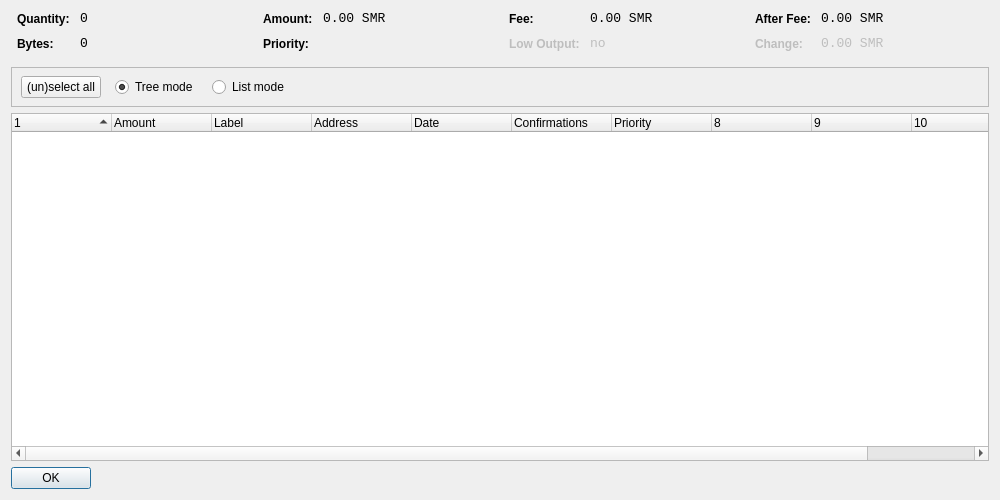
<?xml version="1.0" encoding="UTF-8"?>
<ui version="4.0">
 <class>CoinControlDialog</class>
 <widget class="QDialog" name="CoinControlDialog">
  <property name="geometry">
   <rect>
    <x>0</x>
    <y>0</y>
    <width>1000</width>
    <height>500</height>
   </rect>
  </property>
  <property name="windowTitle">
   <string>Coin Control</string>
  </property>
  <property name="styleSheet">
   <string notr="true">background-image: url(:/images/gr);</string>
  </property>
  <layout class="QVBoxLayout" name="verticalLayout">
   <item>
    <layout class="QHBoxLayout" name="horizontalLayoutTop" stretch="0,0,0,0">
     <property name="topMargin">
      <number>0</number>
     </property>
     <property name="bottomMargin">
      <number>10</number>
     </property>
     <item>
      <layout class="QFormLayout" name="formLayoutCoinControl1">
       <property name="horizontalSpacing">
        <number>10</number>
       </property>
       <property name="verticalSpacing">
        <number>10</number>
       </property>
       <property name="leftMargin">
        <number>6</number>
       </property>
       <property name="rightMargin">
        <number>6</number>
       </property>
       <item row="0" column="0">
        <widget class="QLabel" name="labelCoinControlQuantityText">
         <property name="styleSheet">
          <string notr="true">font-weight:bold;</string>
         </property>
         <property name="text">
          <string>Quantity:</string>
         </property>
        </widget>
       </item>
       <item row="0" column="1">
        <widget class="QLabel" name="labelCoinControlQuantity">
         <property name="font">
          <font>
           <family>Monospace</family>
           <pointsize>10</pointsize>
          </font>
         </property>
         <property name="cursor">
          <cursorShape>IBeamCursor</cursorShape>
         </property>
         <property name="contextMenuPolicy">
          <enum>Qt::ActionsContextMenu</enum>
         </property>
         <property name="text">
          <string notr="true">0</string>
         </property>
         <property name="textInteractionFlags">
          <set>Qt::LinksAccessibleByMouse|Qt::TextSelectableByKeyboard|Qt::TextSelectableByMouse</set>
         </property>
        </widget>
       </item>
       <item row="1" column="0">
        <widget class="QLabel" name="labelCoinControlBytesText">
         <property name="styleSheet">
          <string notr="true">font-weight:bold;</string>
         </property>
         <property name="text">
          <string>Bytes:</string>
         </property>
        </widget>
       </item>
       <item row="1" column="1">
        <widget class="QLabel" name="labelCoinControlBytes">
         <property name="font">
          <font>
           <family>Monospace</family>
           <pointsize>10</pointsize>
          </font>
         </property>
         <property name="cursor">
          <cursorShape>IBeamCursor</cursorShape>
         </property>
         <property name="contextMenuPolicy">
          <enum>Qt::ActionsContextMenu</enum>
         </property>
         <property name="text">
          <string notr="true">0</string>
         </property>
         <property name="textInteractionFlags">
          <set>Qt::LinksAccessibleByMouse|Qt::TextSelectableByKeyboard|Qt::TextSelectableByMouse</set>
         </property>
        </widget>
       </item>
      </layout>
     </item>
     <item>
      <layout class="QFormLayout" name="formLayoutCoinControl2">
       <property name="horizontalSpacing">
        <number>10</number>
       </property>
       <property name="verticalSpacing">
        <number>10</number>
       </property>
       <property name="leftMargin">
        <number>6</number>
       </property>
       <property name="rightMargin">
        <number>6</number>
       </property>
       <item row="0" column="0">
        <widget class="QLabel" name="labelCoinControlAmountText">
         <property name="styleSheet">
          <string notr="true">font-weight:bold;</string>
         </property>
         <property name="text">
          <string>Amount:</string>
         </property>
        </widget>
       </item>
       <item row="0" column="1">
        <widget class="QLabel" name="labelCoinControlAmount">
         <property name="font">
          <font>
           <family>Monospace</family>
           <pointsize>10</pointsize>
          </font>
         </property>
         <property name="cursor">
          <cursorShape>IBeamCursor</cursorShape>
         </property>
         <property name="contextMenuPolicy">
          <enum>Qt::ActionsContextMenu</enum>
         </property>
         <property name="text">
          <string notr="true">0.00 SMR</string>
         </property>
         <property name="textInteractionFlags">
          <set>Qt::LinksAccessibleByMouse|Qt::TextSelectableByKeyboard|Qt::TextSelectableByMouse</set>
         </property>
        </widget>
       </item>
       <item row="1" column="0">
        <widget class="QLabel" name="labelCoinControlPriorityText">
         <property name="styleSheet">
          <string notr="true">font-weight:bold;</string>
         </property>
         <property name="text">
          <string>Priority:</string>
         </property>
        </widget>
       </item>
       <item row="1" column="1">
        <widget class="QLabel" name="labelCoinControlPriority">
         <property name="font">
          <font>
           <family>Monospace</family>
           <pointsize>10</pointsize>
          </font>
         </property>
         <property name="cursor">
          <cursorShape>IBeamCursor</cursorShape>
         </property>
         <property name="contextMenuPolicy">
          <enum>Qt::ActionsContextMenu</enum>
         </property>
         <property name="text">
          <string/>
         </property>
         <property name="textInteractionFlags">
          <set>Qt::LinksAccessibleByMouse|Qt::TextSelectableByKeyboard|Qt::TextSelectableByMouse</set>
         </property>
        </widget>
       </item>
      </layout>
     </item>
     <item>
      <layout class="QFormLayout" name="formLayoutCoinControl3">
       <property name="horizontalSpacing">
        <number>10</number>
       </property>
       <property name="verticalSpacing">
        <number>10</number>
       </property>
       <property name="leftMargin">
        <number>6</number>
       </property>
       <property name="rightMargin">
        <number>6</number>
       </property>
       <item row="0" column="0">
        <widget class="QLabel" name="labelCoinControlFeeText">
         <property name="styleSheet">
          <string notr="true">font-weight:bold;</string>
         </property>
         <property name="text">
          <string>Fee:</string>
         </property>
        </widget>
       </item>
       <item row="0" column="1">
        <widget class="QLabel" name="labelCoinControlFee">
         <property name="font">
          <font>
           <family>Monospace</family>
           <pointsize>10</pointsize>
          </font>
         </property>
         <property name="cursor">
          <cursorShape>IBeamCursor</cursorShape>
         </property>
         <property name="contextMenuPolicy">
          <enum>Qt::ActionsContextMenu</enum>
         </property>
         <property name="text">
          <string notr="true">0.00 SMR</string>
         </property>
         <property name="textInteractionFlags">
          <set>Qt::LinksAccessibleByMouse|Qt::TextSelectableByKeyboard|Qt::TextSelectableByMouse</set>
         </property>
        </widget>
       </item>
       <item row="1" column="0">
        <widget class="QLabel" name="labelCoinControlLowOutputText">
         <property name="enabled">
          <bool>false</bool>
         </property>
         <property name="styleSheet">
          <string notr="true">font-weight:bold;</string>
         </property>
         <property name="text">
          <string>Low Output:</string>
         </property>
        </widget>
       </item>
       <item row="1" column="1">
        <widget class="QLabel" name="labelCoinControlLowOutput">
         <property name="enabled">
          <bool>false</bool>
         </property>
         <property name="font">
          <font>
           <family>Monospace</family>
           <pointsize>10</pointsize>
          </font>
         </property>
         <property name="cursor">
          <cursorShape>IBeamCursor</cursorShape>
         </property>
         <property name="contextMenuPolicy">
          <enum>Qt::ActionsContextMenu</enum>
         </property>
         <property name="text">
          <string notr="true">no</string>
         </property>
         <property name="textInteractionFlags">
          <set>Qt::LinksAccessibleByMouse|Qt::TextSelectableByKeyboard|Qt::TextSelectableByMouse</set>
         </property>
        </widget>
       </item>
      </layout>
     </item>
     <item>
      <layout class="QFormLayout" name="formLayoutCoinControl4">
       <property name="horizontalSpacing">
        <number>10</number>
       </property>
       <property name="verticalSpacing">
        <number>10</number>
       </property>
       <property name="leftMargin">
        <number>6</number>
       </property>
       <property name="rightMargin">
        <number>6</number>
       </property>
       <item row="0" column="0">
        <widget class="QLabel" name="labelCoinControlAfterFeeText">
         <property name="styleSheet">
          <string notr="true">font-weight:bold;</string>
         </property>
         <property name="text">
          <string>After Fee:</string>
         </property>
        </widget>
       </item>
       <item row="0" column="1">
        <widget class="QLabel" name="labelCoinControlAfterFee">
         <property name="font">
          <font>
           <family>Monospace</family>
           <pointsize>10</pointsize>
          </font>
         </property>
         <property name="cursor">
          <cursorShape>IBeamCursor</cursorShape>
         </property>
         <property name="contextMenuPolicy">
          <enum>Qt::ActionsContextMenu</enum>
         </property>
         <property name="text">
          <string notr="true">0.00 SMR</string>
         </property>
         <property name="textInteractionFlags">
          <set>Qt::LinksAccessibleByMouse|Qt::TextSelectableByKeyboard|Qt::TextSelectableByMouse</set>
         </property>
        </widget>
       </item>
       <item row="1" column="0">
        <widget class="QLabel" name="labelCoinControlChangeText">
         <property name="enabled">
          <bool>false</bool>
         </property>
         <property name="styleSheet">
          <string notr="true">font-weight:bold;</string>
         </property>
         <property name="text">
          <string>Change:</string>
         </property>
        </widget>
       </item>
       <item row="1" column="1">
        <widget class="QLabel" name="labelCoinControlChange">
         <property name="enabled">
          <bool>false</bool>
         </property>
         <property name="font">
          <font>
           <family>Monospace</family>
           <pointsize>10</pointsize>
          </font>
         </property>
         <property name="cursor">
          <cursorShape>IBeamCursor</cursorShape>
         </property>
         <property name="contextMenuPolicy">
          <enum>Qt::ActionsContextMenu</enum>
         </property>
         <property name="text">
          <string notr="true">0.00 SMR</string>
         </property>
         <property name="textInteractionFlags">
          <set>Qt::LinksAccessibleByMouse|Qt::TextSelectableByKeyboard|Qt::TextSelectableByMouse</set>
         </property>
        </widget>
       </item>
      </layout>
     </item>
    </layout>
   </item>
   <item>
    <widget class="QFrame" name="frame">
     <property name="minimumSize">
      <size>
       <width>0</width>
       <height>40</height>
      </size>
     </property>
     <property name="frameShape">
      <enum>QFrame::StyledPanel</enum>
     </property>
     <property name="frameShadow">
      <enum>QFrame::Sunken</enum>
     </property>
     <widget class="QWidget" name="horizontalLayoutWidget">
      <property name="geometry">
       <rect>
        <x>10</x>
        <y>0</y>
        <width>781</width>
        <height>41</height>
       </rect>
      </property>
      <layout class="QHBoxLayout" name="horizontalLayoutPanel" stretch="0,0,0,0">
       <property name="spacing">
        <number>14</number>
       </property>
       <item>
        <widget class="QPushButton" name="pushButtonSelectAll">
         <property name="sizePolicy">
          <sizepolicy hsizetype="Maximum" vsizetype="Fixed">
           <horstretch>0</horstretch>
           <verstretch>0</verstretch>
          </sizepolicy>
         </property>
         <property name="text">
          <string>(un)select all</string>
         </property>
        </widget>
       </item>
       <item>
        <widget class="QRadioButton" name="radioTreeMode">
         <property name="sizePolicy">
          <sizepolicy hsizetype="Maximum" vsizetype="Fixed">
           <horstretch>0</horstretch>
           <verstretch>0</verstretch>
          </sizepolicy>
         </property>
         <property name="text">
          <string>Tree mode</string>
         </property>
         <property name="checked">
          <bool>true</bool>
         </property>
        </widget>
       </item>
       <item>
        <widget class="QRadioButton" name="radioListMode">
         <property name="sizePolicy">
          <sizepolicy hsizetype="Maximum" vsizetype="Fixed">
           <horstretch>0</horstretch>
           <verstretch>0</verstretch>
          </sizepolicy>
         </property>
         <property name="text">
          <string>List mode</string>
         </property>
        </widget>
       </item>
       <item>
        <spacer name="horizontalSpacer">
         <property name="orientation">
          <enum>Qt::Horizontal</enum>
         </property>
         <property name="sizeHint" stdset="0">
          <size>
           <width>40</width>
           <height>20</height>
          </size>
         </property>
        </spacer>
       </item>
      </layout>
     </widget>
    </widget>
   </item>
   <item>
    <widget class="CoinControlTreeWidget" name="treeWidget">
     <property name="contextMenuPolicy">
      <enum>Qt::CustomContextMenu</enum>
     </property>
     <property name="sortingEnabled">
      <bool>false</bool>
     </property>
     <property name="columnCount">
      <number>11</number>
     </property>
     <attribute name="headerShowSortIndicator" stdset="0">
      <bool>true</bool>
     </attribute>
     <attribute name="headerStretchLastSection">
      <bool>false</bool>
     </attribute>
     <column>
      <property name="text">
       <string/>
      </property>
     </column>
     <column>
      <property name="text">
       <string>Amount</string>
      </property>
     </column>
     <column>
      <property name="text">
       <string>Label</string>
      </property>
     </column>
     <column>
      <property name="text">
       <string>Address</string>
      </property>
     </column>
     <column>
      <property name="text">
       <string>Date</string>
      </property>
     </column>
     <column>
      <property name="text">
       <string>Confirmations</string>
      </property>
      <property name="toolTip">
       <string>Confirmed</string>
      </property>
     </column>
     <column>
      <property name="text">
       <string>Priority</string>
      </property>
     </column>
     <column>
      <property name="text">
       <string/>
      </property>
     </column>
     <column>
      <property name="text">
       <string/>
      </property>
     </column>
     <column>
      <property name="text">
       <string/>
      </property>
     </column>
     <column>
      <property name="text">
       <string/>
      </property>
     </column>
    </widget>
   </item>
   <item>
    <widget class="QDialogButtonBox" name="buttonBox">
     <property name="sizePolicy">
      <sizepolicy hsizetype="Maximum" vsizetype="Fixed">
       <horstretch>0</horstretch>
       <verstretch>0</verstretch>
      </sizepolicy>
     </property>
     <property name="orientation">
      <enum>Qt::Horizontal</enum>
     </property>
     <property name="standardButtons">
      <set>QDialogButtonBox::Ok</set>
     </property>
    </widget>
   </item>
  </layout>
 </widget>
 <customwidgets>
  <customwidget>
   <class>CoinControlTreeWidget</class>
   <extends>QTreeWidget</extends>
   <header>coincontroltreewidget.h</header>
  </customwidget>
 </customwidgets>
 <resources/>
 <connections/>
</ui>
